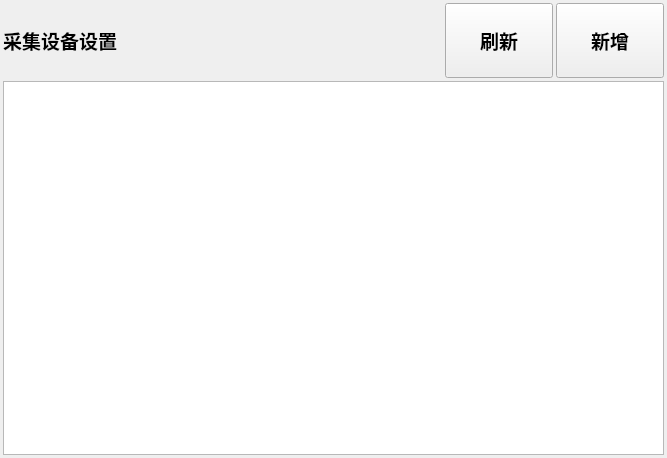
<?xml version="1.0" encoding="UTF-8"?>
<ui version="4.0">
 <class>DeviceSet</class>
 <widget class="QWidget" name="DeviceSet">
  <property name="geometry">
   <rect>
    <x>0</x>
    <y>0</y>
    <width>667</width>
    <height>458</height>
   </rect>
  </property>
  <property name="windowTitle">
   <string>Form</string>
  </property>
  <layout class="QVBoxLayout" name="verticalLayout" stretch="1,5">
   <property name="spacing">
    <number>3</number>
   </property>
   <property name="leftMargin">
    <number>3</number>
   </property>
   <property name="topMargin">
    <number>3</number>
   </property>
   <property name="rightMargin">
    <number>3</number>
   </property>
   <property name="bottomMargin">
    <number>3</number>
   </property>
   <item>
    <layout class="QHBoxLayout" name="horizontalLayout" stretch="1,3,1,1">
     <item>
      <widget class="QLabel" name="label">
       <property name="font">
        <font>
         <pointsize>14</pointsize>
         <weight>75</weight>
         <bold>true</bold>
        </font>
       </property>
       <property name="text">
        <string>采集设备设置</string>
       </property>
      </widget>
     </item>
     <item>
      <spacer name="horizontalSpacer">
       <property name="orientation">
        <enum>Qt::Horizontal</enum>
       </property>
       <property name="sizeHint" stdset="0">
        <size>
         <width>40</width>
         <height>20</height>
        </size>
       </property>
      </spacer>
     </item>
     <item>
      <widget class="QPushButton" name="refresh_device">
       <property name="sizePolicy">
        <sizepolicy hsizetype="Minimum" vsizetype="Preferred">
         <horstretch>0</horstretch>
         <verstretch>0</verstretch>
        </sizepolicy>
       </property>
       <property name="font">
        <font>
         <pointsize>14</pointsize>
         <weight>75</weight>
         <bold>true</bold>
        </font>
       </property>
       <property name="text">
        <string>刷新</string>
       </property>
      </widget>
     </item>
     <item>
      <widget class="QPushButton" name="adddevice">
       <property name="sizePolicy">
        <sizepolicy hsizetype="Minimum" vsizetype="Preferred">
         <horstretch>0</horstretch>
         <verstretch>0</verstretch>
        </sizepolicy>
       </property>
       <property name="font">
        <font>
         <pointsize>14</pointsize>
         <weight>75</weight>
         <bold>true</bold>
        </font>
       </property>
       <property name="text">
        <string>新增</string>
       </property>
      </widget>
     </item>
    </layout>
   </item>
   <item>
    <widget class="QTableWidget" name="devicetable"/>
   </item>
  </layout>
 </widget>
 <resources/>
 <connections/>
</ui>
